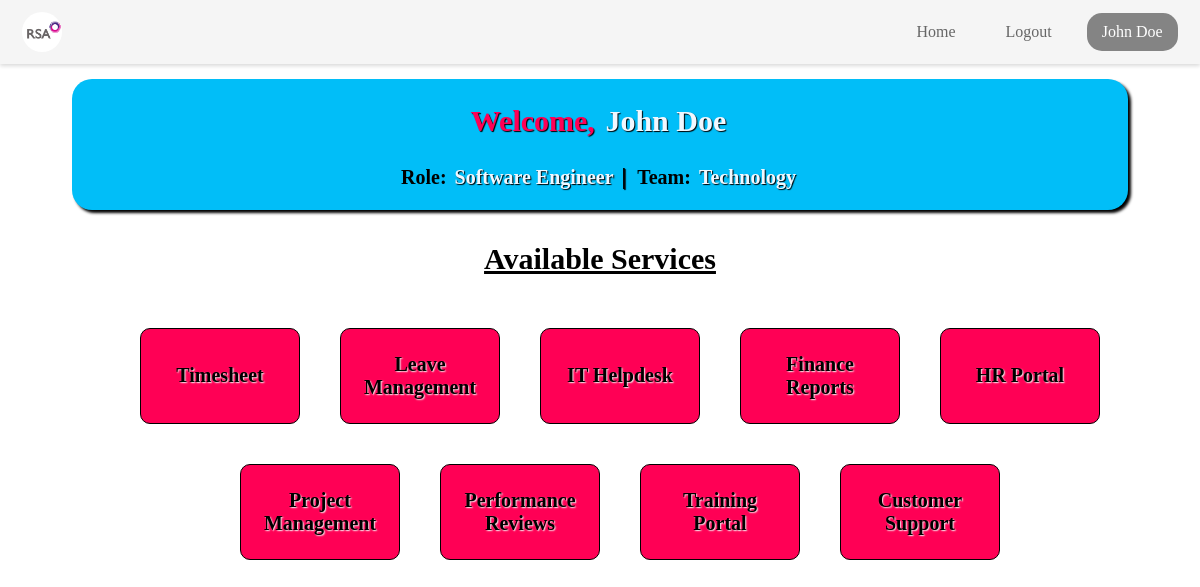
Screenshot of /home (signed in) with the database file from the repository.
### tables this page shows
CREATE TABLE EMS_users (
    EmployeeID TEXT PRIMARY KEY,
    Fname TEXT,
    Mname TEXT,
    Lname TEXT,
    ManagerID TEXT,
    EMSlogin TEXT,
    Role TEXT,
    Team TEXT,
    ManagerName TEXT,
    Password TEXT
);

### app.py (the view)
@app.route('/home')
@login_required
def home():
    return render_template('home.html', fname=current_user.fname, lname=current_user.lname, role=current_user.role, team=current_user.team ,managername=current_user.managername)

### app.py (called while the page is built)
def get_db_connection():
    conn = sqlite3.connect('ems_user.db')
    conn.row_factory = sqlite3.Row
    return conn

@login_manager.user_loader
def load_user(user_id):
    conn = get_db_connection()
    user = conn.execute('SELECT * FROM EMS_users WHERE EmployeeID = ?', (user_id,)).fetchone()
    conn.close()
    if user:
        return User(user['EmployeeID'], user['Fname'], user['Lname'], user['Role'], user['Team'] ,user['ManagerName'])
    return None

### templates/home.html (shortened to what this page needs)
<!DOCTYPE html>
<html lang="en">
<head>
  <link
      rel="stylesheet"
      href="{{ url_for('static', filename='css/home/home.css') }}"
    />
</head>
<body>
  <div>
    {% include 'navbar.html' %}
  </div>
<div class="home-box">
  <div class="home-banner">
    <h2>Welcome,  <span>{{ fname }} {{ lname }}</span></h2>
    <p>Role: <span> {{ role }} <span style="color: black; font-size: larger;">|</span></span> Team: <span>{{ team }}</span></p>
  </div>
  <div class="home-services">
    <h3>Available Services</h3>
    <ul>
      <a href="{{ url_for('timesheet_home') }}"><li>Timesheet</li></a>
      <a href=""><li>Leave Management</li></a>
      <a href=""><li>IT Helpdesk</li></a>
      <a href=""><li>Finance Reports</li></a>
      <a href=""><li>HR Portal</li></a>
      <a href=""><li>Project Management</li></a>
      <a href=""><li>Performance Reviews</li></a>
      <a href=""><li>Training Portal</li></a>
      <a href=""><li>Customer Support</li></a>
    </ul>
  </div>
</div>
</body>
</html>

### templates/navbar.html (shortened to what this page needs)
<!DOCTYPE html>
<html lang="en">
<head>
    <link
    rel="stylesheet"
    href="{{ url_for('static', filename='css/navbar/navbar.css') }}"
  />
</head>
<body>
    <header id="navbar">
        <nav class="navbar-container container">
          <a href="/home" class="home-link">
            <div class="navbar-logo">
              <img
                src="{{ url_for('static', filename='images/logo.png') }}"
                alt="Logo"
              />
            </div>
          </a>
          <div class="navbar-links">
            <a class="navbar-link" href="/home">Home</a>
            <a class="navbar-link" href="/logout">Logout</a>
            <a class="navbar-link-name" href=""><span>{{ fname }} {{ lname }}</span></a>
          </div>
        </nav>
      </header>
</body>
</html>

### static/css/home/home.css (style rules this page uses)
a { text-decoration: none; color: black; }
.home-box { display: flex; flex-direction: column; margin: 64px; justify-content: center; align-items: center; }
.home-banner { margin-top: 15px; text-align: center; background-color: rgb(1, 190, 248); width: 100%; border-radius: 20px; box-shadow: 3px 3px 3px black; font-weight: 800; font-size: 20px; }
.home-banner h2 { color: rgb(255, 0, 85); text-shadow: 1px 1px 1px black; }
.home-banner span { padding: 3px; color: aliceblue; text-shadow: 1px 1px 1px black; }
.home-services { text-align: center; }
.home-services h3 { font-size: 30px; padding: 2px; text-decoration: underline; }
.home-services ul { list-style-type: none; display: flex; flex-wrap: wrap; justify-content: center; }
.home-services li { height: 6rem; width: 10rem; padding: 20px; margin: 20px; border: 1px solid black; box-sizing: border-box; background-color: rgb(255, 0, 85); font-size: 20px; text-shadow: 1px 1px 1px black; align-content: center; border-radius: 10px; text-shadow: 1px 0.5px 1.5px whitesmoke; font-weight: 600; }

### static/css/navbar/navbar.css (style rules this page uses)
#navbar { --navbar-bg-color:whitesmoke; --navbar-text-color-focus: #323232; --navbar-text-color: #666; --navbar-text-color-focus: #fff; --navbar-bg-contrast: rgb(255, 0, 85);; position: fixed; height: 64px; background-color: var(--navbar-bg-color); left: 0; right: 0; top: 0; box-shadow: 0 2px 4px rgba(0, 0, 0, 0.15); z-index: 99; }
.navbar-container { display: flex; justify-content: space-between; align-items: center; height: 100%; padding: 0 1.4rem; }
.home-link { display: flex; align-items: center; }
.navbar-logo { background-color: var(--navbar-text-color-focus); border-radius: 50%; width: 40px; height: 40px; margin-right: 0.5em; }
.navbar-logo img { width: 50px; margin-top: -0.42rem; margin-left: -0.2rem; }

### rows the page displays
EMS_users: Fname "John", Lname "Doe", Role "Software Engineer", Team "Technology"
